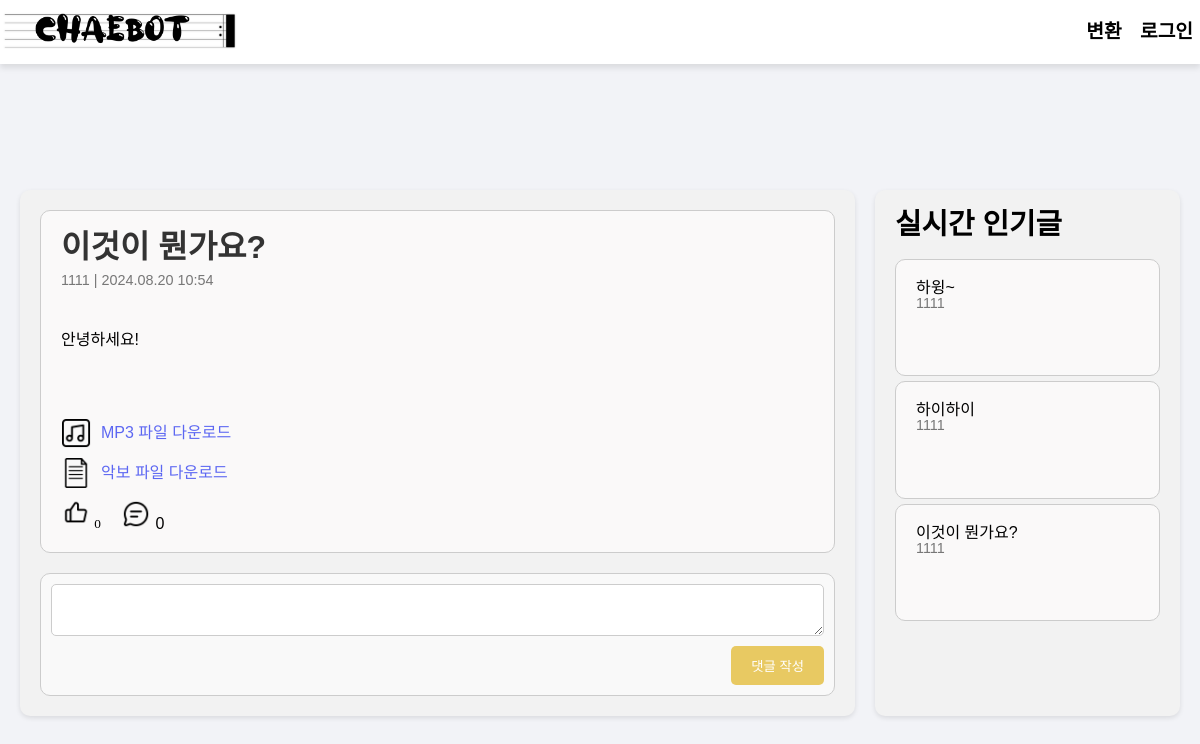
/post/5/, run on an earlier commit of the app's database.
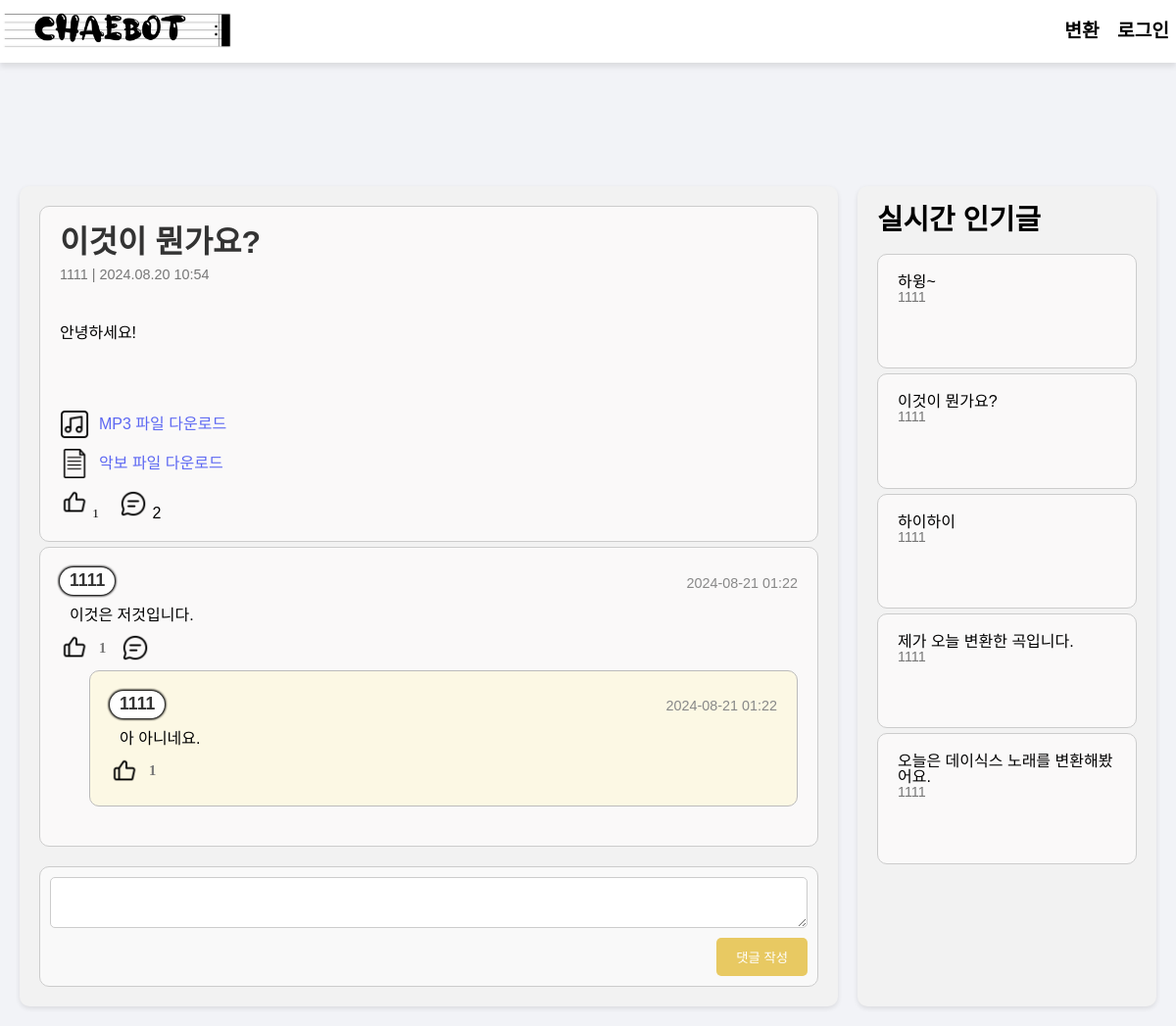
And on a later commit of the database.
### myapp/models.py (models this page shows, shortened)
class Post(models.Model):
    author = models.ForeignKey(settings.AUTH_USER_MODEL, on_delete=models.CASCADE)
    title = models.CharField(max_length=200)
    content = models.TextField()
    genre = models.CharField(max_length=100)
    mp3_file = models.FileField(upload_to="mp3s/", blank=True, null=True)
    sheet_file = models.FileField(upload_to="sheets/", blank=True, null=True)
    created_at = models.DateTimeField(auto_now_add=True)
    likes = models.ManyToManyField(
        settings.AUTH_USER_MODEL, related_name="liked_posts", blank=True
    )
    def total_likes(self):
        return self.likes.count()

class CustomUser(AbstractUser):
    user_id = models.CharField(max_length=150, unique=True)
    email = models.EmailField(unique=True)
    age_group = models.CharField(max_length=10, blank=True, null=True)
    gender = models.CharField(max_length=10, blank=True, null=True)
    genres = models.CharField(max_length=255, blank=True, null=True)  # 새로운 필드 추가
    username = models.CharField(max_length=150)
    USERNAME_FIELD = "user_id"
    REQUIRED_FIELDS = ["email"]

class Comment(models.Model):
    post = models.ForeignKey(Post, related_name="comments", on_delete=models.CASCADE)
    author = models.ForeignKey(settings.AUTH_USER_MODEL, on_delete=models.CASCADE)
    content = models.TextField()
    created_at = models.DateTimeField(auto_now_add=True)
    likes = models.ManyToManyField(
        settings.AUTH_USER_MODEL, related_name="liked_comments", blank=True
    )
    def total_likes(self):
        return self.likes.count()

class Reply(models.Model):
    comment = models.ForeignKey(
        Comment, related_name="replies", on_delete=models.CASCADE
    )
    author = models.ForeignKey(settings.AUTH_USER_MODEL, on_delete=models.CASCADE)
    content = models.TextField()
    created_at = models.DateTimeField(auto_now_add=True)
    likes = models.ManyToManyField(
        settings.AUTH_USER_MODEL, related_name="liked_replies", blank=True
    )
    def total_likes(self):
        return self.likes.count()

### myapp/views.py (the view)
# urls.py: path("post/<int:post_id>/", v.post_detail, name="post_detail"),
def post_detail(request, post_id):
    post = get_object_or_404(Post, id=post_id)
    total_comments = post.comments.count()
    for comment in post.comments.all():
        total_comments += comment.replies.count()
    popular_posts = Post.objects.order_by("-likes")[:5]
    context = {
        "post": post,
        "total_comments": total_comments,
        "popular_posts": popular_posts,
    }
    return render(request, "post_detail.html", context)

### myapp/templates/post_detail.html (shortened to what this page needs)
<!DOCTYPE html>
<html lang="ko">
<head>
    {% load static %}
    <link rel="stylesheet" href="{% static 'css/reset.css' %}">
    <link rel="stylesheet" href="{% static 'css/style.css' %}">
</head>
<body>
    <nav class="navbar">
        <div class="navbar-logo">
            <a href="/"><img src="{% static 'img/logo.png' %}" alt="MP3 to Drum Sheet Converter"></a>
        </div>
        <div class="navbar-menu">
            <a href="{% url 'index' %}" class="active">변환</a>
            {% if user.is_authenticated %}
                <a href="{% url 'chaetting_view' %}" class="active">Chaetting</a>
                <a href="{% url 'logout' %}" class="active">로그아웃</a>
            {% else %}
                <a href="login" class="active" action="{% url 'logout' %}">로그인</a>
            {% endif %}
        </div>
    </nav>
    <main>
        <div class="container">
            <div class="post-detail">
                <div class="post">
                    <h1>{{ post.title }}</h1>
                    <small>{{ post.author.username }} | {{ post.created_at|date:"Y.m.d H:i" }}</small>
                    <p>{{ post.content }}</p>
                    <div class="attachment">
                        {% if post.mp3_file %}
                            <a href="{{ post.mp3_file.url }}" download>
                                <img src="{% static 'img/mp3.png' %}" alt="MP3" class="like-comment-icons"> MP3 파일 다운로드
                            </a>
                        {% endif %}
                        {% if post.sheet_file %}
                            <a href="{{ post.sheet_file.url }}" download>
                                <img src="{% static 'img/note.png' %}" alt="Sheet" class="like-comment-icons"> 악보 파일 다운로드
                            </a>
                        {% endif %}
                    </div>
                    <div class="post-actions">
                        <form method="post" action="{% url 'like_post' post.id %}">
                            <button type="submit" style="background: none; border: none;">
                                {% if user in post.likes.all %}
                                    <img src="{% static 'img/pressed_good.png' %}" alt="Like" class="like-comment-icons">
                                {% else %}
                                    <img src="{% static 'img/bold_like.png' %}" alt="Like" class="like-comment-icons">
                                {% endif %}
                                <span>{{ post.total_likes }}</span>
                            </button>
                        </form>
                        <div>
                            <img src="{% static 'img/comment.png' %}" alt="Comment" class="like-comment-icons">
                            <span>{{ total_comments }}</span>
                        </div>
                    </div>
                </div>
                <div id="comments" class="comments">
                    {% for comment in post.comments.all %}
                    <div class="comment">
                        <div class="comment-header">
                            <span class="comment-author">{{ comment.author.username }}</span>
                            <span class="comment-date">{{ comment.created_at|date:"Y-m-d H:i" }}</span>
                        </div>
                        <div class="comment-body">{{ comment.content }}</div>
                        <div class="comment-action-btns">
                            <form method="post" action="{% url 'like_comment' comment.id %}">
                                <button type="submit">
                                    {% if user in comment.likes.all %}
                                        <img src="{% static 'img/pressed_good.png' %}" alt="Like" class="like-comment-icons">
                                    {% else %}
                                        <img src="{% static 'img/bold_like.png' %}" alt="Like" class="like-comment-icons">
                                    {% endif %}
                                    <span>{{ comment.total_likes }}</span>
                                </button>
                            </form>
                            <button onclick="toggleReplyForm({{ comment.id }})">
                                <img src="{% static 'img/comment.png' %}" alt="Reply" class="like-comment-icons">
                            </button>
                        </div>
                        {% for reply in comment.replies.all %}
                        <div class="reply">
                            <div class="reply-header">
                                <span class="reply-author">{{ reply.author.username }}</span>
                                <span class="comment-date">{{ reply.created_at|date:"Y-m-d H:i" }}</span>
                            </div>
                            <div class="reply-body">{{ reply.content }}</div>
                            <div class="comment-action-btns">
                                <form method="post" action="{% url 'like_reply' reply.id %}">
                                    <button type="submit">
                                        {% if user in reply.likes.all %}
                                            <img src="{% static 'img/pressed_good.png' %}" alt="Like" class="like-comment-icons">
                                        {% else %}
                                            <img src="{% static 'img/bold_like.png' %}" alt="Like" class="like-comment-icons">
                                        {% endif %}
                                        <span>{{ reply.total_likes }}</span>
                                    </button>
                                </form>
                            </div>
                        </div>
                        {% endfor %}
                    </div>
                    {% endfor %}
                </div>
                <form class="comment-form" method="post" action="{% url 'add_comment' post.id %}">
                    <textarea name="content"></textarea>
                    <button type="submit">댓글 작성</button>
                </form>
            </div>
            <div class="sidebar">
                <h3>실시간 인기글</h3>
                {% for popular_post in popular_posts %}
                <div class="post">
                    <h4>{{ popular_post.title }}</h4>
                    <small>{{ popular_post.author.username }}</small>
                </div>
                {% endfor %}
            </div>
        </div>
    </main>
</body>
</html>

### staticfiles/css/style.css (style rules this page uses)
:root { --main--green--color: #048271; --main--gray--color: #e6e6e6; --light--green--color: #9fcbc9; --dark--gray--color: #5b5b5b; }
body { background-color: #f2f3f7; font-family: Pretendard; }
button { font-family: Pretendard; }
main { padding-top: 70px; width: 1200px; margin: 0 auto; }

### myapp/templates/post_detail.html (style rules this page uses)
body { font-family: 'NEXON Lv1 Gothic OTF', Arial, sans-serif; margin-top: 100px; }
.navbar-logo img { max-height: 100px; max-width: 240px; }
.navbar { width: 100%; background-color: rgba(255, 255, 255, 0.98); box-shadow: 0 4px 6px rgba(0, 0, 0, 0.1); display: flex; justify-content: space-between; align-items: center; padding: 10px 0px; position: fixed; top: 0; left: 0; z-index: 2000; height: auto; min-height: 50px; }
.navbar-logo a { text-decoration: none; color: #007BFF; font-size: 1rem; font-weight: bold; }
.navbar-menu a.active { color: #000; font-weight: bold; }
.navbar-menu a { text-decoration: none; color: #666; padding: 5px 7px; font-size: 1.2rem; font-family: 'TheJamsil5Bold', Arial, sans-serif; }
.container { display: flex; justify-content: space-between; padding: 20px; }
.post-detail, .sidebar { background-color: #f2f2f2; padding: 20px; border-radius: 10px; box-shadow: 0 2px 5px rgba(0,0,0,0.1); }
.post-detail { flex: 3; margin-right: 20px; }
.sidebar { flex: 1; }
.post, .comment { background-color: #fffdfda8; border: 1px solid #ccc; padding: 20px; margin-bottom: 5px; border-radius: 10px; }
.reply { background-color: #fcf8e4; border: 1px solid #bbb; padding: 20px; margin-top: 8px; margin-bottom: 20px; margin-left: 30px; border-radius: 10px; }
.post h1 { color: #333; font-size: 2em; font-weight: bold; margin-bottom: 10px; }
.post small { font-size: 0.9em; color: #777; display: block; margin-bottom: 45px; }
.post p { margin-bottom: 70px; }
.comment-header, .reply-header { display: flex; justify-content: space-between; align-items: center; margin-bottom: 10px; }
.comment-author, .reply-author { margin-bottom: 3px; font-size: 1.1em; font-weight: bold; color: #333; background-color: #ffffff; padding: 5px 10px; border-radius: 15px; box-shadow: 0 0 3px rgb(0, 0, 0), 0 0 3px rgb(0, 0, 0), 0 0 3px rgb(0, 0, 0), 0 0 3px rgb(0, 0, 0); }
.comment-date { font-size: 0.9em; color: #888; }
.comment-body, .reply-body { margin-left: 10px; }
.comment-action-btns { display: flex; gap: 15px; margin-top: 10px; }
.comment-action-btns button { background: none; border: none; color: #777; cursor: pointer; display: flex; align-items: center; gap: 5px; }
.comment-action-btns img { margin-right: 5px; }
.comment-action-btns span { font-size: 1.1em; font-weight: bold; }
.like-comment-icons { width: 30px; height: 30px; }
.attachment { margin-top: 20px; }
.attachment a { display: flex; align-items: center; margin-bottom: 10px; color: #5C67F2; text-decoration: none; }
.attachment a img { margin-right: 10px; }
.reply-form, .comment-form { margin-top: 20px; padding: 10px; background-color: #f9f9f9; border: 1px solid #ccc; border-radius: 10px; display: flex; flex-direction: column; align-items: flex-end; }
.reply-form textarea, .comment-form textarea { width: 100%; padding: 10px; border: 1px solid #ccc; border-radius: 5px; margin-bottom: 10px; }
.reply-form button, .comment-form button { padding: 10px 20px; border: none; border-radius: 5px; background-color: #e8c962; color: white; cursor: pointer; font-family: 'NEXON Lv1 Gothic OTF', Arial, sans-serif; }
.post-actions { display: flex; align-items: center; gap: 20px; }
.sidebar h3 { font-size: 1.8em; font-weight: bold; margin-bottom: 20px; }

What changed in the data, as far as the page shows it:
shown differently, row unchanged: Post "이것이 뭔가요?": total_likes "0" → "1"; moves up the list
added Comment: author.username "1111", created_at "2024-08-21 01:22", content "이것은 저것입니다.", total_likes "1"
added Reply: author.username "1111", created_at "2024-08-21 01:22", content "아 아니네요.", total_likes "1"
added Post: title "제가 오늘 변환한 곡입니다.", author.username "1111"
added Post: title "오늘은 데이식스 노래를 변환해봤어요.", author.username "1111"
Also different on the page:
{{ total_comments }}: "0" → "2"
